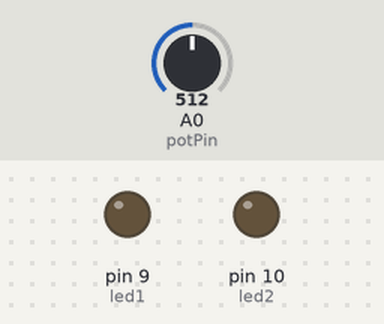
Bench run of a sketch on a simulated Arduino Uno, built with avr-gcc and run on an emulated ATmega328P. Shown: output pins drawn as LEDs (lit = HIGH). The test bench sets the inputs (shaded band); at power-on: A0 (potPin) = 512.

Above: at 1.2 s.
1.3 s: A0 (potPin) set to 716
At 2.5 s:
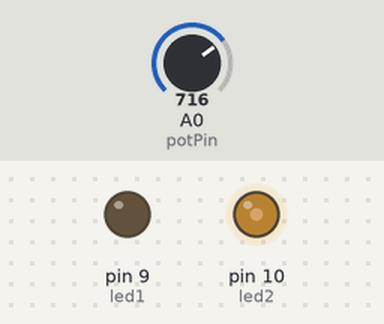
2.8 s: A0 (potPin) set to 900
At 3.4 s:
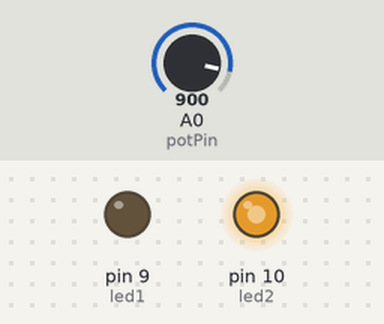
4.3 s: A0 (potPin) set to 502
At 5.1 s:
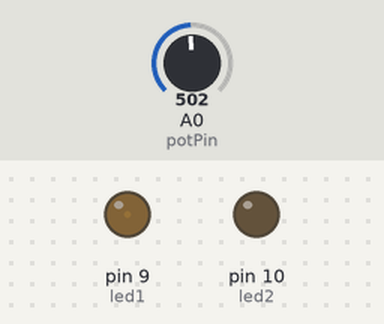
5.8 s: A0 (potPin) set to 522
At 7.0 s:
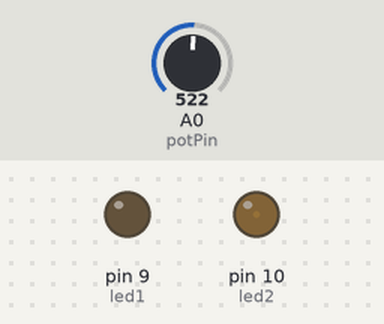
7.3 s: A0 (potPin) set to 306
At 8.1 s:
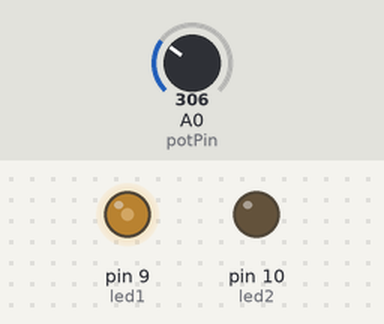
Timing chart, 0 to 9.8 s (numbered marks = the images above; inputs shaded):
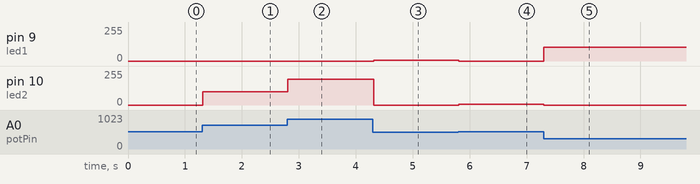

The sketch:

exercicio9.INO.ino
```cpp
const int potPin = A0;
const int led1   = 9;  // PWM
const int led2   = 10; // PWM

void setup() {
  pinMode(led1, OUTPUT);
  pinMode(led2, OUTPUT);
}

void loop() {
  int valor = analogRead(potPin);

  if (valor < 512) {

    int brilho = map(valor, 511, 0, 0, 255);
    analogWrite(led1, brilho);
    analogWrite(led2, 0);
  } else if (valor > 512) {

    int brilho = map(valor, 513, 1023, 0, 255);
    analogWrite(led1, 0);
    analogWrite(led2, brilho);
  } else {

    analogWrite(led1, 0);
    analogWrite(led2, 0);
  }

  delay(20);
}
```

Measured:
- after the input at 1.3 s, pin 10 (led2): 0/255 → 101/255 at once
- after the input at 2.8 s, pin 10 (led2): 101/255 → 193/255 at once
- after the input at 4.3 s, pin 9 (led1): 0/255 → 4/255 at once; pin 10 (led2): 193/255 → 0/255 at once
- after the input at 5.8 s, pin 9 (led1): 4/255 → 0/255 at once; pin 10 (led2): 0/255 → 4/255 at once
- after the input at 7.3 s, pin 9 (led1): 0/255 → 102/255 at once; pin 10 (led2): 4/255 → 0/255 at once
